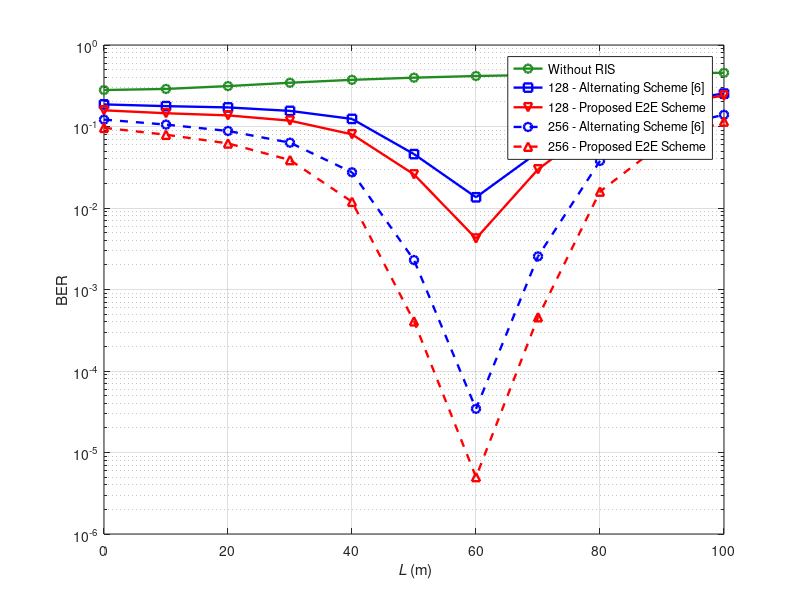
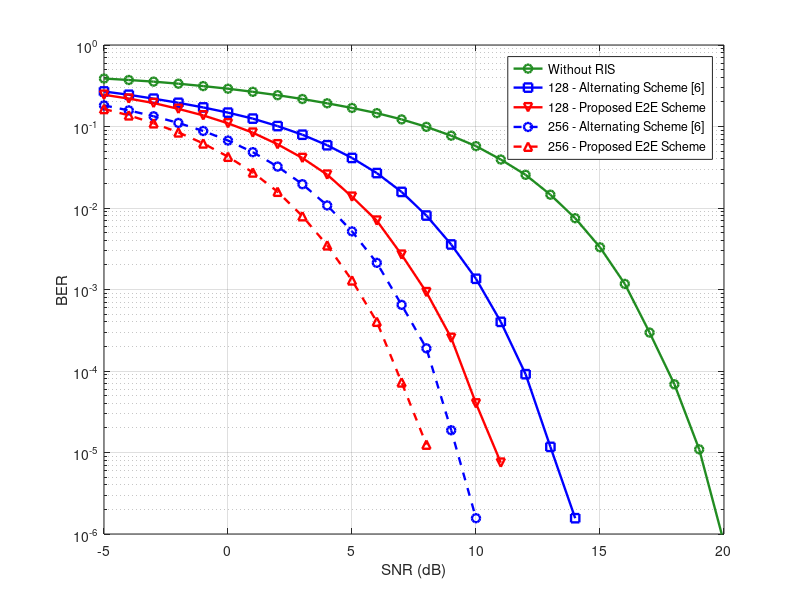

Reproduce these figures in MATLAB, in order.

BER_noRIS = load('figure(60,10)/Tradition_Ber_0.mat');
BER_noRIS = squeeze(mean(BER_noRIS.BER_noRIS,1));

BER128_trad = load('figure(60,10)/Tradition_Ber_128.mat');
BER128_trad = squeeze(mean(BER128_trad.BER,1));

BER256_trad = load('figure(60,10)/Tradition_Ber_256.mat');
BER256_trad = squeeze(mean(BER256_trad.BER,1));

BER128_e2e = load('figure(60,10)/E2E_Ber_128.mat');
BER128_e2e = squeeze(mean(BER128_e2e.Ber,1));

BER256_e2e = load('figure(60,10)/E2E_Ber_256.mat');
BER256_e2e = squeeze(mean(BER256_e2e.Ber,1));

figure(1)
x = 0:10:100;
k = 5;
semilogy(x,BER_noRIS(:,k),'r-o','LineWidth',1.7,'color',[0.13 0.55 0.13]);
hold on;
semilogy(x,BER128_trad(:,k),'b-s','LineWidth',1.7); 
%semilogy(x,BER128_trad(:,k),'m--p','LineWidth',1.7); 
semilogy(x,BER128_e2e(:,k),'r-v','LineWidth',1.7);%,'color',[255 153 18]/255);
semilogy(x,BER256_trad(:,k),'b--o','LineWidth',1.7);
semilogy(x,BER256_e2e(:,k),'r--^','LineWidth',1.7); 
grid on
axis([0 100 1e-6 1])
%title(['RIS-aided communication system  SNR=-1dB'])
xlabel('{\it L} (m)')
ylabel('BER')
legend('Without RIS','128 - Alternating Scheme [6]','128 - Proposed E2E Scheme','256 - Alternating Scheme [6]','256 - Proposed E2E Scheme')
%legend('Without RIS','Ideal RIS case in [6]','Continuous phase shift in [6]','Proposed E2E learning scheme',...
%'256 Elements RIS - Alternating Scheme[6]',...
%'256 Elements RIS - Proposed E2E Scheme')

figure(2)
x = -5:20;
k = 3;
semilogy(x,BER_noRIS(k,:),'r-o','LineWidth',1.7,'color',[0.13 0.55 0.13]);
hold on;
semilogy(x,BER128_trad(k,:),'b-s','LineWidth',1.7); 
%semilogy(x,BER128_trad(k,:),'m--p','LineWidth',1.7); 
semilogy(x,BER128_e2e(k,:),'r-v','LineWidth',1.7);
semilogy(x,BER256_trad(k,:),'b--o','LineWidth',1.7);%,'color',[255 153 18]/255);
semilogy(x,BER256_e2e(k,:),'r--^','LineWidth',1.7); 
grid on
axis([-5 20 0.000001 1])
%title('RIS-aided communication system L=20m')
xlabel('SNR (dB)')
ylabel('BER')
legend('Without RIS','128 - Alternating Scheme [6]','128 - Proposed E2E Scheme','256 - Alternating Scheme [6]','256 - Proposed E2E Scheme')

%legend('Without RIS','Ideal RIS case in [6]','Continuous phase shift in [6]','Proposed E2E learning scheme',...
%'256 Elements RIS - Alternating Scheme[6]',...
%'256 Elements RIS - Proposed E2E Scheme')